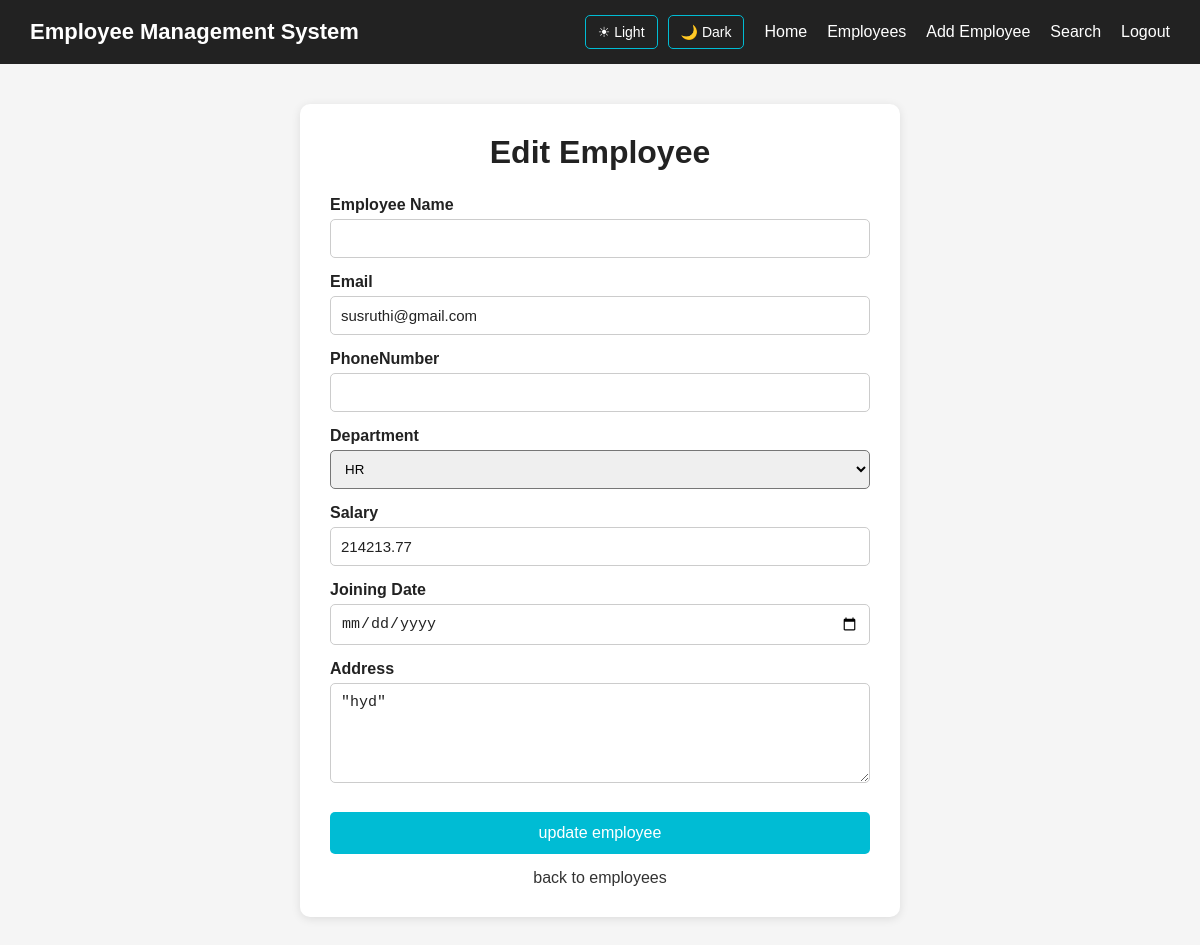
The app's page /edit-employee/4 (signed in) with its own data.
### tables this page shows
CREATE TABLE employees(
               id INTEGER PRIMARY KEY AUTOINCREMENT,
               employeename TEXT NOT NULL,
               email TEXT NOT NULL,
               phonenumber TEXT NOT NULL,
               department TEXT NOT NULL,
               Salary TEXT NOT NULL,
               joiningdate TEXT NOT NULL,
               Address TEXT
               );

### server.py (the view)
@app.route("/edit-employee/<int:id>", methods=["GET"])
def edit_employee_page(id):
    if not login_required():
       return redirect("/login")
    connection = get_database_connection()
    cursor = connection.cursor()
    cursor.execute("""
        SELECT *
        FROM employees
        WHERE id = ?""",(id,))
    employee = cursor.fetchone()
    connection.close()
    if employee is None:
        return """
        <h2>Employee not found!</h2>
        <a href="/employees">
            Back to Employees</a>"""
    theme = request.cookies.get(
        "theme",
        "light")
    return render_template(
        "edit-employee.html",
        employee=employee,
        theme=theme)

### server.py (called while the page is built)
def get_database_connection():
    connection = sqlite3.connect("users.db")
    connection.row_factory = sqlite3.Row
    return connection

def login_required():
    return "user_id" in session

### templates/edit-employee.html (shortened to what this page needs)
<!DOCTYPE html>
<html lang="en">
<head>
</head>
<body class="{{ theme }}">
    <nav class="navbar">
        <div class="logo">
            Employee Management System
        </div>
        <div class="theme-buttons">
            <a href="/set-theme/light">
                ☀ Light
            </a>
            <a href="/set-theme/dark">
                🌙 Dark
            </a>
        </div>
        <ul class="nav-links">
            <li>
                <a href="/">
                    Home
                </a>
            </li>
            <li>
                <a href="/employees">
                    Employees
                </a>
            </li>
            <li>
                <a href="/add-employee">
                    Add Employee
                </a>
            </li>
            <li>
                <a href="/search">
                    Search
                </a>
            </li>
                <li>
                    <a href="/logout">
                        Logout
                    </a>
                </li>
            </ul>
    </nav>
    <div class="container">
        <h1>Edit Employee</h1>
        <form action="/edit-employee/{{employee['id']}}" method="post">
            <label for="employeename">Employee Name</label>
            <input
                type="text"
                id="employeename"
                name="employeename"
                value="{{employee['name']}}"
                required
            >
            <label for="email">Email</label>
            <input
                type="email"
                id="email"
                name="email"
                value="{{employee['email']}}"
                required
            >
            <label for="phonenumber">PhoneNumber</label>
            <input
                type="tel"
                id="phonenumber"
                name="phonenumber"
                value="{{employee['phone']}}"
                required
            >
            <label for="department">Department</label>
            <select
                id="department"
                name="department"
                required
            >
                <option value="HR" {% if employee['department'] == 'HR' %}selected{% endif %}>
                    HR
                </option>
            </select>
            <label for="salary">Salary</label>
            <input
                type="number"
                id="salary"
                name="salary"
                value="{{employee['salary']}}"
                min="0"
                step="1"
                required
            >
            <label for="joining_date">Joining Date</label>
            <input
                type="date"
                id="joiningdate"
                name="joiningdate" value="{{employee['joining_date']}}"
                required
            >
            <label for="address">Address</label>
            <textarea
                id="address"
                name="address">"{{employee['address']}}"
            </textarea>
            <button type="submit" class="update-btn">update employee</button>
        </form>
                <a href="/employees" class="back-btn">back to employees</a>
    </div>
</body>
</html>

### templates/edit-employee.html (style rules this page uses)
* { margin: 0; padding: 0; box-sizing: border-box; }
body { font-family: Arial, sans-serif; min-height: 100vh; transition: background-color 0.3s, color 0.3s; }
body.light { background-color: #f5f5f5; color: #222; }
body.light .container { background-color: white; color: #222; }
body.light h1 { color: #222; }
body.light input, body.light textarea { background-color: white; color: #222; border: 1px solid #ccc; }
.navbar { background-color: #222; padding: 15px 30px; display: flex; align-items: center; flex-wrap: wrap; gap: 15px; }
.logo { color: white; font-size: 22px; font-weight: bold; margin-right: auto; }
.theme-buttons { display: flex; align-items: center; gap: 10px; margin-right: 5px; }
.theme-buttons a { color: white; text-decoration: none; border: 1px solid #00bcd4; padding: 8px 12px; border-radius: 5px; font-size: 14px; transition: 0.3s; }
.nav-links { display: flex; align-items: center; list-style: none; gap: 20px; flex-wrap: wrap; }
.nav-links a { color: white; text-decoration: none; font-size: 16px; transition: 0.3s; }
.container { width: 600px; max-width: 90%; margin: 40px auto; padding: 30px; border-radius: 10px; box-shadow: 0 2px 10px rgba(0, 0, 0, 0.1); transition: background-color 0.3s, color 0.3s; }
h1 { text-align: center; margin-bottom: 25px; }
label { display: block; margin-top: 15px; margin-bottom: 5px; font-weight: bold; }
input, textarea { width: 100%; padding: 10px; border-radius: 5px; font-size: 15px; outline: none; transition: background-color 0.3s, color 0.3s, border-color 0.3s; }
textarea { height: 100px; resize: vertical; }
.update-btn { width: 100%; margin-top: 25px; padding: 12px; border: none; background-color: #00bcd4; color: white; font-size: 16px; border-radius: 5px; cursor: pointer; transition: 0.3s; }
.back-btn { display: block; text-align: center; margin-top: 15px; text-decoration: none; color: #333; transition: 0.3s; }
select { width:100%; padding: 10px; border-radius: 5px; }

### records on screen
employees: email "susruthi@gmail.com", department "HR", salary "214213.77", address "\"hyd\""
